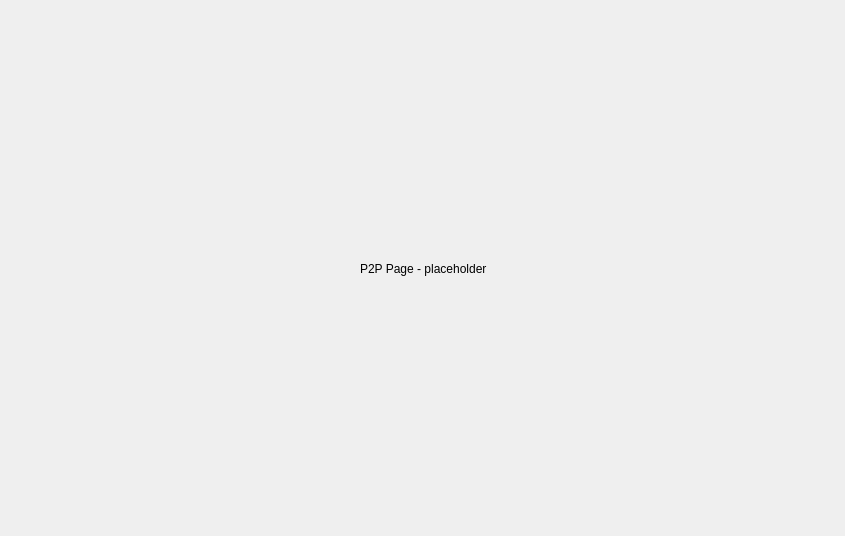
<?xml version="1.0" encoding="UTF-8"?>
<ui version="4.0">
 <class>P2PPage</class>
 <widget class="QWidget" name="P2PPage">
  <property name="geometry">
   <rect>
    <x>0</x>
    <y>0</y>
    <width>845</width>
    <height>536</height>
   </rect>
  </property>
  <property name="windowTitle">
   <string>Form</string>
  </property>
  <widget class="QLabel" name="label">
   <property name="geometry">
    <rect>
     <x>360</x>
     <y>247</y>
     <width>151</width>
     <height>44</height>
    </rect>
   </property>
   <property name="text">
    <string>P2P Page - placeholder</string>
   </property>
  </widget>
 </widget>
 <resources/>
 <connections/>
</ui>
